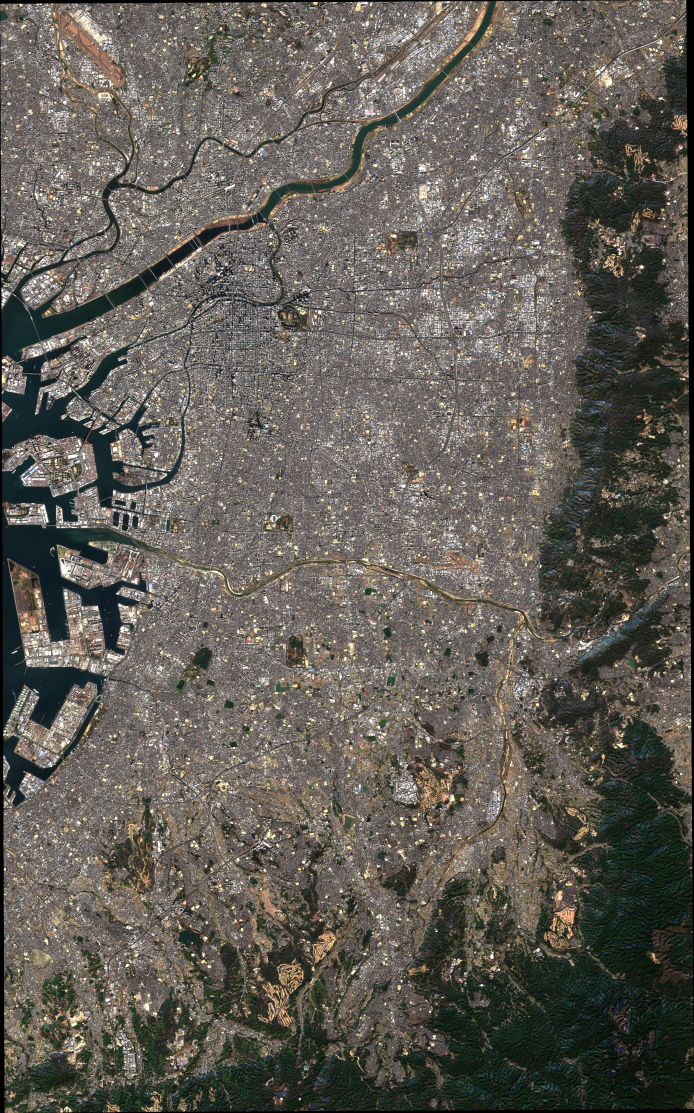
#> input picture docs/data/Osaka-CopernicusSentineldata2022.jpg, 2776 x 4451 px, found by its file name (shown at 1/4 size)
$ jupyter execute --allow-errors img2geojson.ipynb   (shell and % lines are left out)
#> lines starting #> are read from the running program, lines starting #| are printed output that depends on the picture
[cell 1]
import cv2
import numpy as np
from PIL import Image

im = cv2.imread('./Osaka-CopernicusSentineldata2022.jpg')
#> im is the input picture: shape (4451, 2776, 3); mean B, G, R 86.7, 94, 98.2
imnp = np.array(Image.open('./Osaka-CopernicusSentineldata2022.jpg'))

[cell 2]
im.shape
#> Out = (4451, 2776, 3)

[cell 3]
imnp.shape
#> Out = (4451, 2776, 3)

[cell 4]
Poly =  [
      [
        135.4, # 左上
        34.8
      ],
      [
        135.7, # 右上
        34.8
      ],
      [
        135.7, # 右下
        34.4
      ],
      [
        135.4, # 左下
        34.4
      ],
      [
        135.4,
        34.8
      ]
]

[cell 5]
poi = [34.4,34.8,135.4,135.8]

[cell 6]
outfile = "osaka.geojson"

[cell 7]
from geojson import Polygon
from geojson import Point, Feature, FeatureCollection, dump
sepi = 50
di = (poi[1]-poi[0])/sepi
dpici = im.shape[0]/sepi
#> dpici = 89.02
sepj = 50
dj = (poi[3]-poi[2])/sepj
dpicj = im.shape[1]/sepj
#> dpicj = 55.52

ft_all = []
#> (the rest of this cell did not finish here and is left out)

[cell 8]
from PIL import Image, ImageDraw, ImageFont
import matplotlib.pyplot as plt
plt.figure(figsize=(15, 20))

plt.imshow(im)
plt.show()

[cell 9]
plt.figure(figsize=(5, 5))
img1 = im[4351 : 4451, 2676: 2776,0]
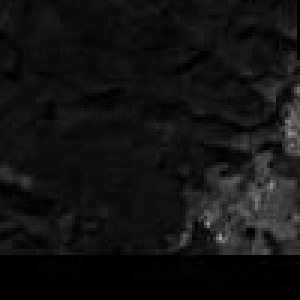
#> img1: shape (100, 100) (shown 3 times larger); min 0, max 161, mean 18.3
plt.imshow(img1)
plt.show()
